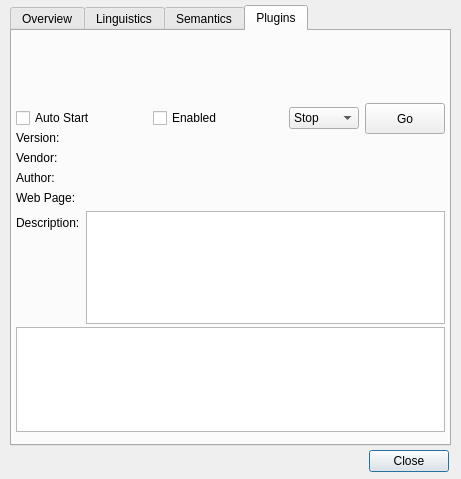
<?xml version="1.0" encoding="UTF-8"?>
<ui version="4.0">
 <author>Wintermute Developers &lt;dev@thesii.org&gt;</author>
 <class>ConfigurationDialog</class>
 <widget class="QDialog" name="ConfigurationDialog">
  <property name="geometry">
   <rect>
    <x>0</x>
    <y>0</y>
    <width>461</width>
    <height>479</height>
   </rect>
  </property>
  <property name="windowTitle">
   <string>Wintermute - Preferences</string>
  </property>
  <property name="windowIcon">
   <iconset resource="../../../../../../../../../../../usr/share/wintermute/plugins/Visual/res.qrc">
    <normaloff>:/img/wm-logo</normaloff>:/img/wm-logo</iconset>
  </property>
  <property name="modal">
   <bool>true</bool>
  </property>
  <widget class="QDialogButtonBox" name="buttonBox">
   <property name="geometry">
    <rect>
     <x>8</x>
     <y>448</y>
     <width>441</width>
     <height>26</height>
    </rect>
   </property>
   <property name="orientation">
    <enum>Qt::Horizontal</enum>
   </property>
   <property name="standardButtons">
    <set>QDialogButtonBox::Close</set>
   </property>
   <property name="centerButtons">
    <bool>false</bool>
   </property>
  </widget>
  <widget class="QTabWidget" name="tabWidget">
   <property name="geometry">
    <rect>
     <x>10</x>
     <y>5</y>
     <width>441</width>
     <height>441</height>
    </rect>
   </property>
   <property name="currentIndex">
    <number>3</number>
   </property>
   <widget class="QWidget" name="tabOverview">
    <attribute name="title">
     <string>Overview</string>
    </attribute>
    <widget class="QPushButton" name="btnRefresh">
     <property name="geometry">
      <rect>
       <x>348</x>
       <y>376</y>
       <width>81</width>
       <height>23</height>
      </rect>
     </property>
     <property name="text">
      <string>&amp;Refresh</string>
     </property>
     <property name="autoDefault">
      <bool>false</bool>
     </property>
    </widget>
    <widget class="QGroupBox" name="groupBox">
     <property name="geometry">
      <rect>
       <x>8</x>
       <y>12</y>
       <width>417</width>
       <height>161</height>
      </rect>
     </property>
     <property name="title">
      <string>Statistics</string>
     </property>
     <property name="alignment">
      <set>Qt::AlignBottom|Qt::AlignLeading|Qt::AlignLeft</set>
     </property>
     <widget class="QWidget" name="formLayoutWidget_4">
      <property name="geometry">
       <rect>
        <x>12</x>
        <y>32</y>
        <width>393</width>
        <height>117</height>
       </rect>
      </property>
      <layout class="QFormLayout" name="formLayout_3">
       <property name="fieldGrowthPolicy">
        <enum>QFormLayout::ExpandingFieldsGrow</enum>
       </property>
       <property name="rowWrapPolicy">
        <enum>QFormLayout::WrapLongRows</enum>
       </property>
       <property name="labelAlignment">
        <set>Qt::AlignCenter</set>
       </property>
       <property name="formAlignment">
        <set>Qt::AlignHCenter|Qt::AlignTop</set>
       </property>
       <item row="0" column="0">
        <widget class="QLCDNumber" name="lcdWord"/>
       </item>
       <item row="1" column="0">
        <widget class="QLCDNumber" name="lcdConc"/>
       </item>
       <item row="1" column="1">
        <widget class="QLabel" name="label_7">
         <property name="text">
          <string>known concepts</string>
         </property>
        </widget>
       </item>
       <item row="2" column="0">
        <widget class="QLCDNumber" name="lcdLink"/>
       </item>
       <item row="2" column="1">
        <widget class="QLabel" name="label_8">
         <property name="text">
          <string>known lexical linkages</string>
         </property>
        </widget>
       </item>
       <item row="3" column="0">
        <widget class="QLCDNumber" name="lcdOnto">
         <property name="value" stdset="0">
          <double>-1.000000000000000</double>
         </property>
        </widget>
       </item>
       <item row="3" column="1">
        <widget class="QLabel" name="label_9">
         <property name="text">
          <string>used ontologies</string>
         </property>
        </widget>
       </item>
       <item row="0" column="1">
        <widget class="QLabel" name="label_6">
         <property name="text">
          <string>known words</string>
         </property>
        </widget>
       </item>
      </layout>
     </widget>
    </widget>
    <widget class="Line" name="line">
     <property name="geometry">
      <rect>
       <x>160</x>
       <y>168</y>
       <width>118</width>
       <height>3</height>
      </rect>
     </property>
     <property name="orientation">
      <enum>Qt::Horizontal</enum>
     </property>
    </widget>
   </widget>
   <widget class="QWidget" name="tabLing">
    <attribute name="title">
     <string>Linguistics</string>
    </attribute>
    <widget class="QTabWidget" name="tabWidget_2">
     <property name="geometry">
      <rect>
       <x>5</x>
       <y>5</y>
       <width>429</width>
       <height>397</height>
      </rect>
     </property>
     <property name="currentIndex">
      <number>0</number>
     </property>
     <widget class="QWidget" name="tabLingMod">
      <attribute name="title">
       <string>Creation + Modification</string>
      </attribute>
      <widget class="QWidget" name="formLayoutWidget_2">
       <property name="geometry">
        <rect>
         <x>1</x>
         <y>5</y>
         <width>421</width>
         <height>353</height>
        </rect>
       </property>
       <layout class="QFormLayout" name="formLayoutMod">
        <property name="fieldGrowthPolicy">
         <enum>QFormLayout::ExpandingFieldsGrow</enum>
        </property>
        <property name="horizontalSpacing">
         <number>6</number>
        </property>
        <property name="verticalSpacing">
         <number>6</number>
        </property>
        <item row="0" column="0">
         <widget class="QLabel" name="localeLabel">
          <property name="text">
           <string>Locale</string>
          </property>
         </widget>
        </item>
        <item row="0" column="1">
         <widget class="QComboBox" name="localeComboBox">
          <property name="frame">
           <bool>false</bool>
          </property>
         </widget>
        </item>
        <item row="1" column="0">
         <widget class="QLabel" name="symbolLabel">
          <property name="text">
           <string>Symbol</string>
          </property>
         </widget>
        </item>
        <item row="1" column="1">
         <widget class="QLineEdit" name="symbolLineEdit">
          <property name="minimumSize">
           <size>
            <width>273</width>
            <height>23</height>
           </size>
          </property>
          <property name="maximumSize">
           <size>
            <width>273</width>
            <height>23</height>
           </size>
          </property>
         </widget>
        </item>
        <item row="2" column="0">
         <widget class="QLabel" name="linksLabel">
          <property name="text">
           <string>Links</string>
          </property>
         </widget>
        </item>
        <item row="2" column="1">
         <widget class="QTableWidget" name="tableWidgetLinks">
          <property name="alternatingRowColors">
           <bool>true</bool>
          </property>
          <property name="sortingEnabled">
           <bool>false</bool>
          </property>
         </widget>
        </item>
        <item row="3" column="1">
         <layout class="QHBoxLayout" name="horizontalLayout_4">
          <item>
           <widget class="QPushButton" name="pushButtonAdd">
            <property name="text">
             <string>Append</string>
            </property>
           </widget>
          </item>
          <item>
           <widget class="QPushButton" name="pushButtonUpdate">
            <property name="text">
             <string>Update</string>
            </property>
           </widget>
          </item>
         </layout>
        </item>
       </layout>
      </widget>
     </widget>
     <widget class="QWidget" name="tabLingDel">
      <attribute name="title">
       <string>Deletion</string>
      </attribute>
      <widget class="QWidget" name="gridLayoutWidget">
       <property name="geometry">
        <rect>
         <x>236</x>
         <y>328</y>
         <width>186</width>
         <height>29</height>
        </rect>
       </property>
       <layout class="QGridLayout" name="gridLayout">
        <property name="horizontalSpacing">
         <number>14</number>
        </property>
        <property name="verticalSpacing">
         <number>0</number>
        </property>
        <item row="0" column="1">
         <widget class="QPushButton" name="pushButtonDelete">
          <property name="text">
           <string>Delete...</string>
          </property>
         </widget>
        </item>
        <item row="0" column="0">
         <widget class="QPushButton" name="pushButtonSelect">
          <property name="text">
           <string>Select...</string>
          </property>
         </widget>
        </item>
       </layout>
      </widget>
      <widget class="QWidget" name="layoutWidget">
       <property name="geometry">
        <rect>
         <x>4</x>
         <y>328</y>
         <width>164</width>
         <height>25</height>
        </rect>
       </property>
       <layout class="QHBoxLayout" name="horizontalLayout_2">
        <item>
         <widget class="QLabel" name="labelComboBoxLingDelete">
          <property name="text">
           <string>Locale</string>
          </property>
         </widget>
        </item>
        <item>
         <widget class="QComboBox" name="comboBoxLingDeleteLocale">
          <property name="minimumSize">
           <size>
            <width>111</width>
            <height>23</height>
           </size>
          </property>
          <property name="maximumSize">
           <size>
            <width>111</width>
            <height>23</height>
           </size>
          </property>
         </widget>
        </item>
       </layout>
      </widget>
      <widget class="QTreeWidget" name="treeWidgetDelete">
       <property name="geometry">
        <rect>
         <x>0</x>
         <y>0</y>
         <width>421</width>
         <height>321</height>
        </rect>
       </property>
       <property name="columnCount">
        <number>2</number>
       </property>
       <attribute name="headerHighlightSections">
        <bool>true</bool>
       </attribute>
       <attribute name="headerShowSortIndicator" stdset="0">
        <bool>true</bool>
       </attribute>
       <column>
        <property name="text">
         <string notr="true">1</string>
        </property>
       </column>
       <column>
        <property name="text">
         <string notr="true">2</string>
        </property>
       </column>
      </widget>
     </widget>
     <widget class="QWidget" name="tabLingSerial">
      <attribute name="title">
       <string>Saving + Loading</string>
      </attribute>
      <widget class="QWidget" name="formLayoutWidget">
       <property name="geometry">
        <rect>
         <x>5</x>
         <y>5</y>
         <width>417</width>
         <height>293</height>
        </rect>
       </property>
       <layout class="QFormLayout" name="formLayout">
        <property name="sizeConstraint">
         <enum>QLayout::SetMinAndMaxSize</enum>
        </property>
        <property name="fieldGrowthPolicy">
         <enum>QFormLayout::FieldsStayAtSizeHint</enum>
        </property>
        <property name="formAlignment">
         <set>Qt::AlignCenter</set>
        </property>
        <item row="0" column="0">
         <widget class="QLabel" name="labelSaveURI">
          <property name="text">
           <string>URI</string>
          </property>
         </widget>
        </item>
        <item row="0" column="1">
         <layout class="QHBoxLayout" name="horizontalLayout_3">
          <item>
           <widget class="QLineEdit" name="uriLineEdit">
            <property name="minimumSize">
             <size>
              <width>118</width>
              <height>23</height>
             </size>
            </property>
            <property name="maximumSize">
             <size>
              <width>118</width>
              <height>23</height>
             </size>
            </property>
            <property name="readOnly">
             <bool>true</bool>
            </property>
           </widget>
          </item>
          <item>
           <widget class="QPushButton" name="btnLingSaveURI">
            <property name="minimumSize">
             <size>
              <width>25</width>
              <height>23</height>
             </size>
            </property>
            <property name="maximumSize">
             <size>
              <width>25</width>
              <height>23</height>
             </size>
            </property>
            <property name="text">
             <string>...</string>
            </property>
           </widget>
          </item>
         </layout>
        </item>
        <item row="1" column="0">
         <widget class="QLabel" name="labelLocale">
          <property name="text">
           <string>Locale</string>
          </property>
         </widget>
        </item>
        <item row="1" column="1">
         <widget class="QComboBox" name="cmbBxLingSaveLocales">
          <property name="sizePolicy">
           <sizepolicy hsizetype="Maximum" vsizetype="Maximum">
            <horstretch>0</horstretch>
            <verstretch>0</verstretch>
           </sizepolicy>
          </property>
          <property name="minimumSize">
           <size>
            <width>151</width>
            <height>23</height>
           </size>
          </property>
          <property name="maximumSize">
           <size>
            <width>151</width>
            <height>23</height>
           </size>
          </property>
         </widget>
        </item>
        <item row="3" column="0">
         <widget class="QLabel" name="labelMethod">
          <property name="text">
           <string>Method</string>
          </property>
         </widget>
        </item>
        <item row="3" column="1">
         <widget class="QRadioButton" name="radioButtonSaving">
          <property name="text">
           <string>Saving</string>
          </property>
         </widget>
        </item>
        <item row="4" column="1">
         <widget class="QRadioButton" name="radioButtonLoading">
          <property name="text">
           <string>Loading</string>
          </property>
          <property name="checked">
           <bool>true</bool>
          </property>
         </widget>
        </item>
        <item row="5" column="1">
         <widget class="QPushButton" name="btnLingSerialDo">
          <property name="sizePolicy">
           <sizepolicy hsizetype="Minimum" vsizetype="Minimum">
            <horstretch>0</horstretch>
            <verstretch>0</verstretch>
           </sizepolicy>
          </property>
          <property name="text">
           <string>&amp;Execute</string>
          </property>
         </widget>
        </item>
       </layout>
      </widget>
     </widget>
    </widget>
   </widget>
   <widget class="QWidget" name="tabSemantics">
    <attribute name="title">
     <string>Semantics</string>
    </attribute>
    <widget class="QTreeView" name="treeViewConcepts">
     <property name="geometry">
      <rect>
       <x>5</x>
       <y>5</y>
       <width>429</width>
       <height>401</height>
      </rect>
     </property>
    </widget>
   </widget>
   <widget class="QWidget" name="tabPlugins">
    <attribute name="title">
     <string>Plugins</string>
    </attribute>
    <widget class="QListWidget" name="listWidgetPlugins">
     <property name="geometry">
      <rect>
       <x>4</x>
       <y>296</y>
       <width>429</width>
       <height>105</height>
      </rect>
     </property>
    </widget>
    <widget class="QWidget" name="formLayoutWidget_3">
     <property name="geometry">
      <rect>
       <x>4</x>
       <y>100</y>
       <width>429</width>
       <height>193</height>
      </rect>
     </property>
     <layout class="QFormLayout" name="formLayout_2">
      <property name="fieldGrowthPolicy">
       <enum>QFormLayout::AllNonFixedFieldsGrow</enum>
      </property>
      <item row="0" column="0">
       <widget class="QLabel" name="label">
        <property name="text">
         <string>Version:</string>
        </property>
       </widget>
      </item>
      <item row="0" column="1">
       <widget class="QLabel" name="lblVersion">
        <property name="text">
         <string/>
        </property>
        <property name="scaledContents">
         <bool>true</bool>
        </property>
        <property name="alignment">
         <set>Qt::AlignRight|Qt::AlignTrailing|Qt::AlignVCenter</set>
        </property>
       </widget>
      </item>
      <item row="1" column="0">
       <widget class="QLabel" name="label_2">
        <property name="text">
         <string>Vendor:</string>
        </property>
       </widget>
      </item>
      <item row="1" column="1">
       <widget class="QLabel" name="lblVendor">
        <property name="text">
         <string/>
        </property>
       </widget>
      </item>
      <item row="2" column="0">
       <widget class="QLabel" name="label_5">
        <property name="text">
         <string>Author:</string>
        </property>
       </widget>
      </item>
      <item row="2" column="1">
       <widget class="QLabel" name="lblAuthor">
        <property name="text">
         <string/>
        </property>
       </widget>
      </item>
      <item row="3" column="0">
       <widget class="QLabel" name="label_4">
        <property name="text">
         <string>Web Page:</string>
        </property>
       </widget>
      </item>
      <item row="3" column="1">
       <widget class="QLabel" name="lblWebPage">
        <property name="text">
         <string/>
        </property>
        <property name="alignment">
         <set>Qt::AlignCenter</set>
        </property>
       </widget>
      </item>
      <item row="4" column="0">
       <widget class="QLabel" name="label_3">
        <property name="text">
         <string>Description:</string>
        </property>
       </widget>
      </item>
      <item row="4" column="1">
       <widget class="QTextEdit" name="txtDescription">
        <property name="autoFormatting">
         <set>QTextEdit::AutoAll</set>
        </property>
        <property name="readOnly">
         <bool>true</bool>
        </property>
       </widget>
      </item>
     </layout>
    </widget>
    <widget class="QLabel" name="lblName">
     <property name="geometry">
      <rect>
       <x>4</x>
       <y>8</y>
       <width>425</width>
       <height>57</height>
      </rect>
     </property>
     <property name="font">
      <font>
       <pointsize>14</pointsize>
       <weight>75</weight>
       <bold>true</bold>
      </font>
     </property>
     <property name="text">
      <string/>
     </property>
     <property name="scaledContents">
      <bool>true</bool>
     </property>
     <property name="alignment">
      <set>Qt::AlignCenter</set>
     </property>
     <property name="wordWrap">
      <bool>true</bool>
     </property>
    </widget>
    <widget class="QWidget" name="horizontalLayoutWidget">
     <property name="geometry">
      <rect>
       <x>4</x>
       <y>72</y>
       <width>429</width>
       <height>31</height>
      </rect>
     </property>
     <layout class="QHBoxLayout" name="horizontalLayout">
      <item>
       <widget class="QCheckBox" name="checkBoxAutoStart">
        <property name="text">
         <string>Auto Start</string>
        </property>
       </widget>
      </item>
      <item>
       <widget class="QCheckBox" name="checkBoxEnabled">
        <property name="text">
         <string>Enabled</string>
        </property>
       </widget>
      </item>
      <item>
       <layout class="QHBoxLayout" name="horizontalLayout_5">
        <property name="sizeConstraint">
         <enum>QLayout::SetNoConstraint</enum>
        </property>
        <item>
         <widget class="QComboBox" name="comboBoxAction">
          <item>
           <property name="text">
            <string>Stop</string>
           </property>
          </item>
          <item>
           <property name="text">
            <string>Start</string>
           </property>
          </item>
          <item>
           <property name="text">
            <string>Restart</string>
           </property>
          </item>
         </widget>
        </item>
        <item>
         <widget class="QPushButton" name="pushButtonPlgnActn">
          <property name="sizePolicy">
           <sizepolicy hsizetype="Minimum" vsizetype="Minimum">
            <horstretch>0</horstretch>
            <verstretch>0</verstretch>
           </sizepolicy>
          </property>
          <property name="maximumSize">
           <size>
            <width>16777215</width>
            <height>16777215</height>
           </size>
          </property>
          <property name="text">
           <string>Go</string>
          </property>
         </widget>
        </item>
       </layout>
      </item>
     </layout>
    </widget>
   </widget>
  </widget>
 </widget>
 <resources>
  <include location="../../../../../../../../../../../usr/share/wintermute/plugins/Visual/res.qrc"/>
 </resources>
 <connections>
  <connection>
   <sender>buttonBox</sender>
   <signal>accepted()</signal>
   <receiver>ConfigurationDialog</receiver>
   <slot>accept()</slot>
   <hints>
    <hint type="sourcelabel">
     <x>248</x>
     <y>254</y>
    </hint>
    <hint type="destinationlabel">
     <x>157</x>
     <y>274</y>
    </hint>
   </hints>
  </connection>
  <connection>
   <sender>buttonBox</sender>
   <signal>rejected()</signal>
   <receiver>ConfigurationDialog</receiver>
   <slot>reject()</slot>
   <hints>
    <hint type="sourcelabel">
     <x>316</x>
     <y>260</y>
    </hint>
    <hint type="destinationlabel">
     <x>286</x>
     <y>274</y>
    </hint>
   </hints>
  </connection>
 </connections>
</ui>
